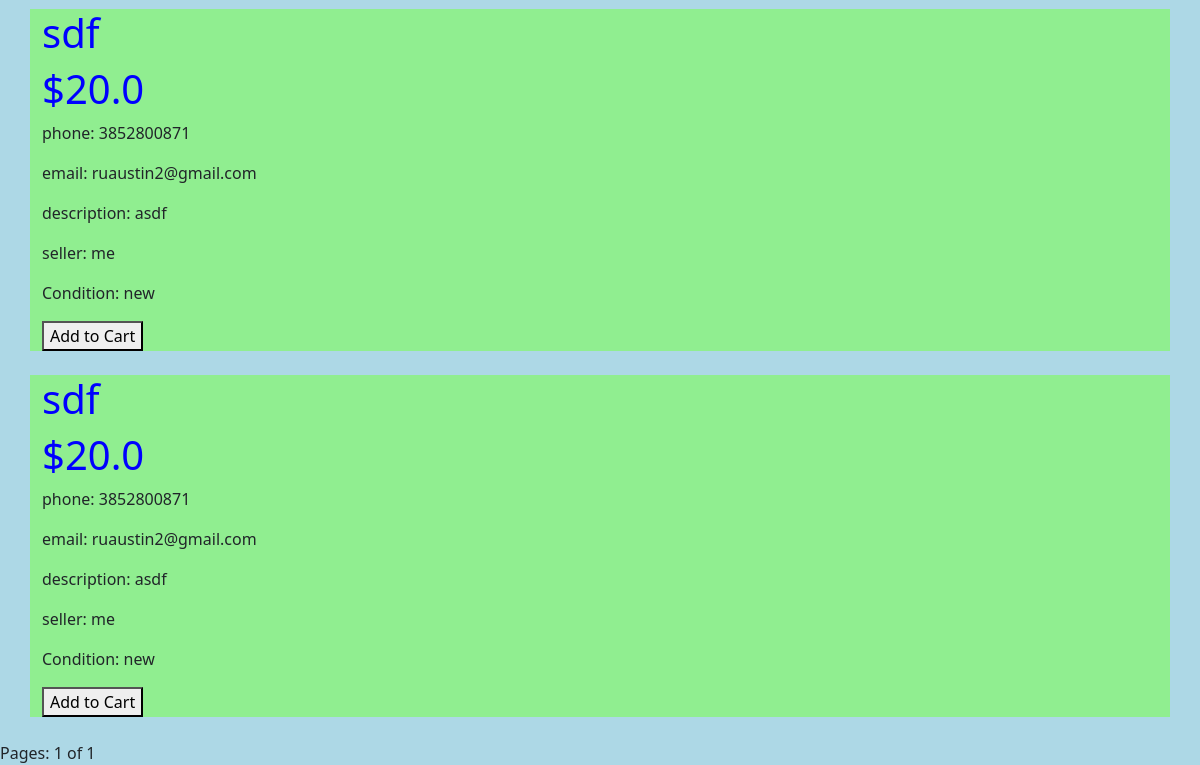
The app's page /usedbuy/ (lower part), older data.
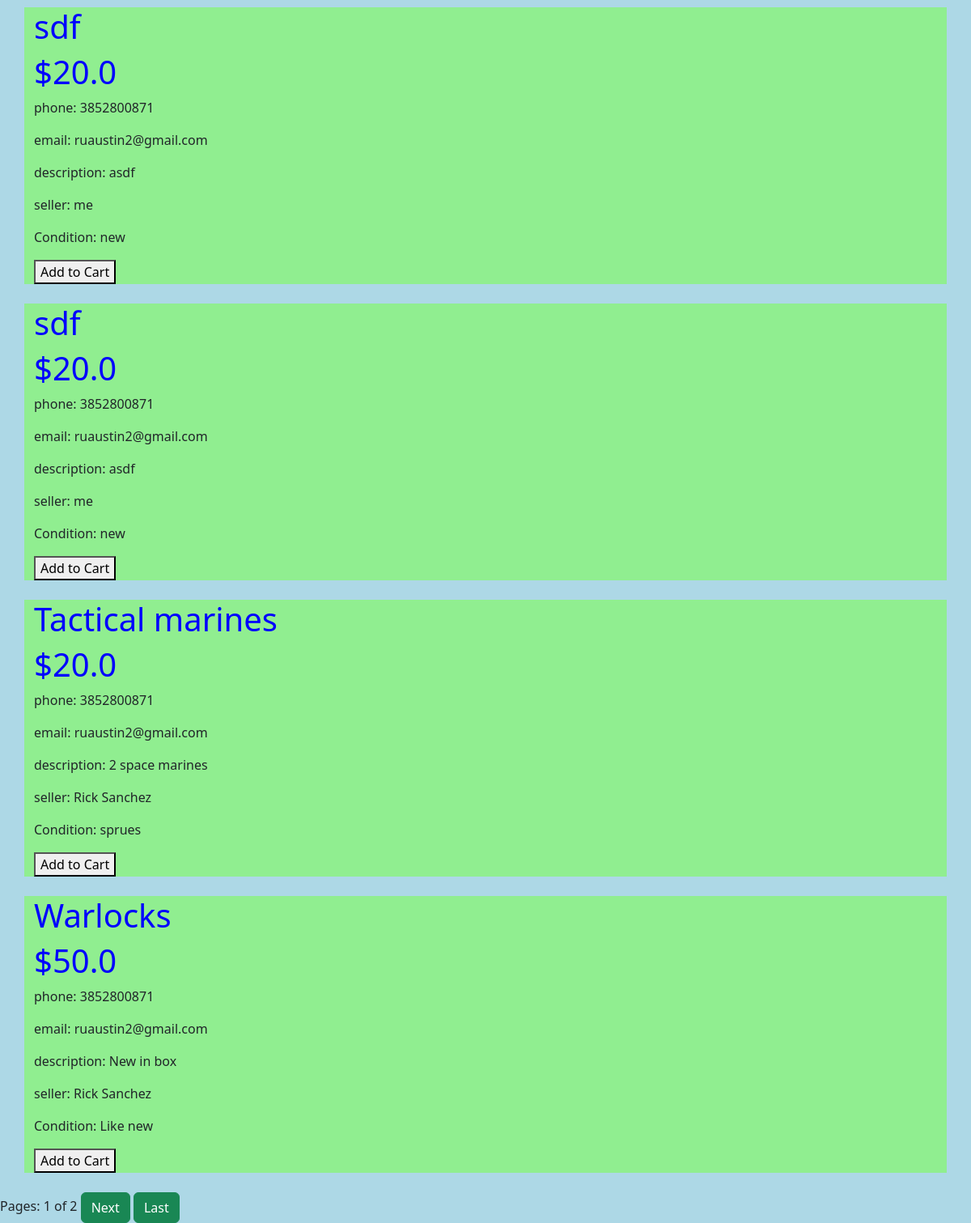
The same page, newer data.
### warhammer/models.py (models this page shows, shortened)
class usedBuy(models.Model):
    product = models.CharField(max_length=200)
    description = models.TextField(max_length=2000)
    price = models.FloatField()
    condition = models.CharField(max_length=200)
    seller = models.CharField(max_length=200)
    email = models.EmailField()
    phone = models.IntegerField()

### warhammer/views.py (the view)
# urls.py: path('usedbuy/', views.usedbuy, name='usedbuy'),
def usedbuy(request):
    usedlist = usedBuy.objects.all()
    prod_name = request.GET.get('name')
    if prod_name != '' and prod_name is not None:
        usedlist = usedBuy.objects.filter(product__contains = prod_name)
    prod_tag = request.GET.get('tag')
    if prod_tag != '' and prod_tag is not None:
        usedlist = usedBuy.objects.filter(condition__contains = prod_tag)
    adduitem = request.POST.get("ID")
    if adduitem != None:
        useditem = usedBuy.objects.get(id = adduitem)
        uprices = useditem.price
        uproducts = useditem.product
        ucheckouts = checkout.objects.create(product = uproducts, price = uprices, type='used')
    paginator = Paginator(usedlist, 5)
    page = request.GET.get('page')
    usedlist = paginator.get_page(page)
    return render(request, 'warhammer/used.html', {'usedlist':usedlist})

### warhammer/templates/warhammer/used.html (shortened to what this page needs)
{% extends 'warhammer/base.html' %}
{% block body %}
    <br>
<br>
<br>
{% for new_item in usedlist %}
    <div class="container">
        <div class="row">
            <div class="col-md-6">
                <h1>{{new_item.product}}</h1>
                <h1>${{new_item.price}}</h1>
                <p>phone: {{new_item.phone}}</p>
                <p>email: {{new_item.email}}</p>
                <p>description: {{new_item.description}}</p>
                <p>seller: {{new_item.seller}}</p>
                <p>Condition: {{new_item.condition}}</p>
            </div>
            <form action="" method="POST">
                <button type="submit">Add to Cart</button>
            </form>
        </div>
    </div>
    <br>
{% endfor %}
Pages: {{ usedlist.number }} of {{ usedlist.paginator.num_pages }}
{% if usedlist.has_next %}
    <a href="?page={{ usedlist.next_page_number }}" class="btn btn-success">Next</a>
    <a href="?page={{ usedlist.paginator.num_pages }}" class="btn btn-success">Last</a>
{% endif %}
{% endblock %}

### warhammer/templates/warhammer/base.html (shortened to what this page needs)
{% load static %}
<!doctype html>
<html lang="en">
<head>
    <link href="https://cdn.jsdelivr.net/npm/bootstrap@5.3.2/dist/css/bootstrap.min.css" rel="stylesheet">
    <link rel="stylesheet" href="{% static 'warhammer/style.css' %}">
</head>
<body>
{% block body %}
{% endblock %}
</body>
</html>

### warhammer/static/warhammer/style.css (style rules this page uses)
body { background-color: lightblue; }
h1 { color: blue; }
.container { background-color: lightgreen; }

Row changes from the older to the newer data that the page shows:
added usedBuy: product "Tactical marines", price "20.0", phone "3852800871", email "ruaustin2@gmail.com", description "2 space marines", seller "Rick Sanchez", condition "sprues"
added usedBuy: product "Warlocks", price "50.0", phone "3852800871", email "ruaustin2@gmail.com", description "New in box", seller "Rick Sanchez", condition "Like new"
Text that changed along with them:
{{ usedlist.paginator.num_pages }}: "1" → "2"
text now shown: "Next Last"
